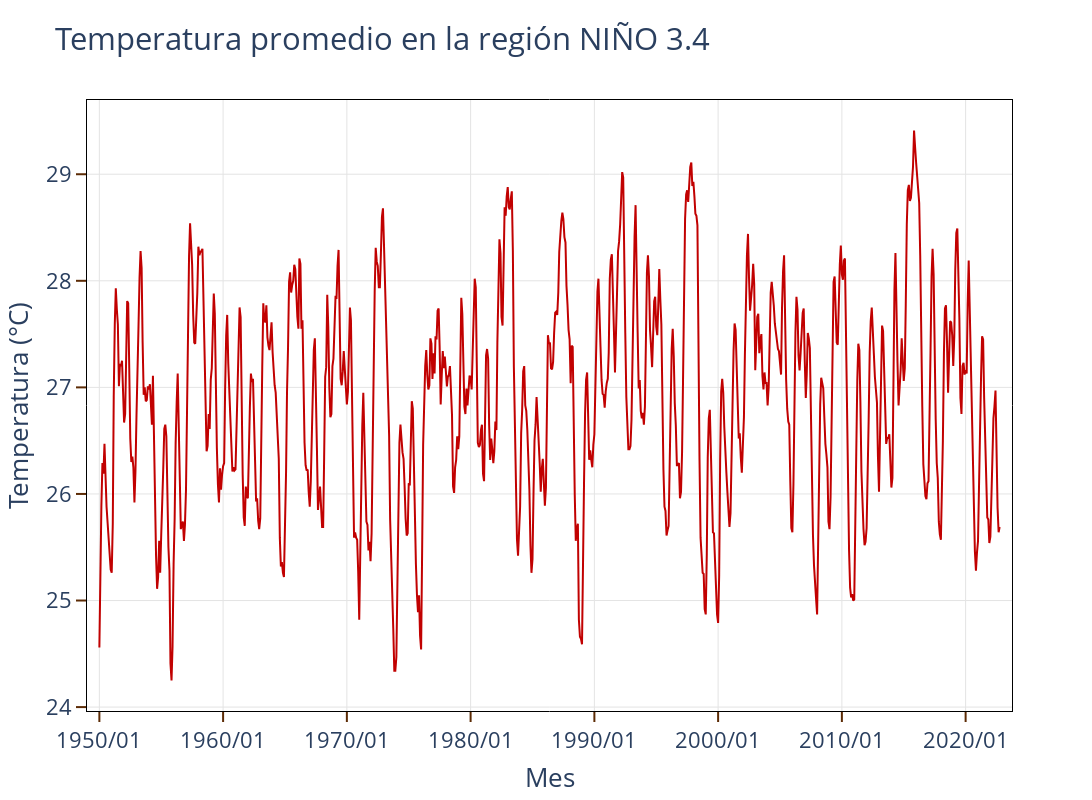

Notebook cell for this chart:
### Code cell
fig_sstt_nino34 = temperatura_nino34_plot(data_pandas)
fig_sstt_nino34.write_image(DIR + 'figures/nino34/sstt_nino34.png')

fig_sstt_nino34.show()

### Figure 1 — Plotly figure (JSON) as saved in the notebook; plotly's stock layout.template omitted (floating-point values rounded to 4 significant figures; data arrays with more than 128 entries replaced by an {"elided": "..."} marker saying what was removed)
{"data": [{"line": {"color": "#C10101", "width": 2}, "mode": "lines", "name": "NIÑO 3.4", "textfont": {"size": 18}, "type": "scatter", "x": {"elided": "874 str values"}, "xperiodalignment": "middle", "y": {"elided": "874 float values"}}], "layout": {"font": {"size": 22}, "height": 800, "legend": {"font": {"size": 11}, "title": {"font": {"size": 30}, "text": "Serie"}, "traceorder": "reversed", "y": 0.5}, "plot_bgcolor": "rgba(0,0,0,0)", "title": {"text": "Temperatura promedio en la región NIÑO 3.4"}, "uniformtext": {"minsize": 8, "mode": "hide"}, "width": 1500, "xaxis": {"gridcolor": "#E4E4E4", "linecolor": "black", "linewidth": 1, "mirror": true, "range": ["1949-01-01T00:00:00", "2023-10-01T00:00:00"], "showline": true, "tickcolor": "#5C2B05", "tickformat": "%Y/%m", "ticklen": 10, "ticks": "outside", "tickwidth": 2, "title": {"text": "Mes"}}, "yaxis": {"gridcolor": "#E4E4E4", "linecolor": "black", "linewidth": 1, "mirror": true, "showline": true, "tickcolor": "#5C2B05", "ticklen": 10, "ticks": "outside", "tickwidth": 2, "title": {"text": "Temperatura (°C)"}}}}
